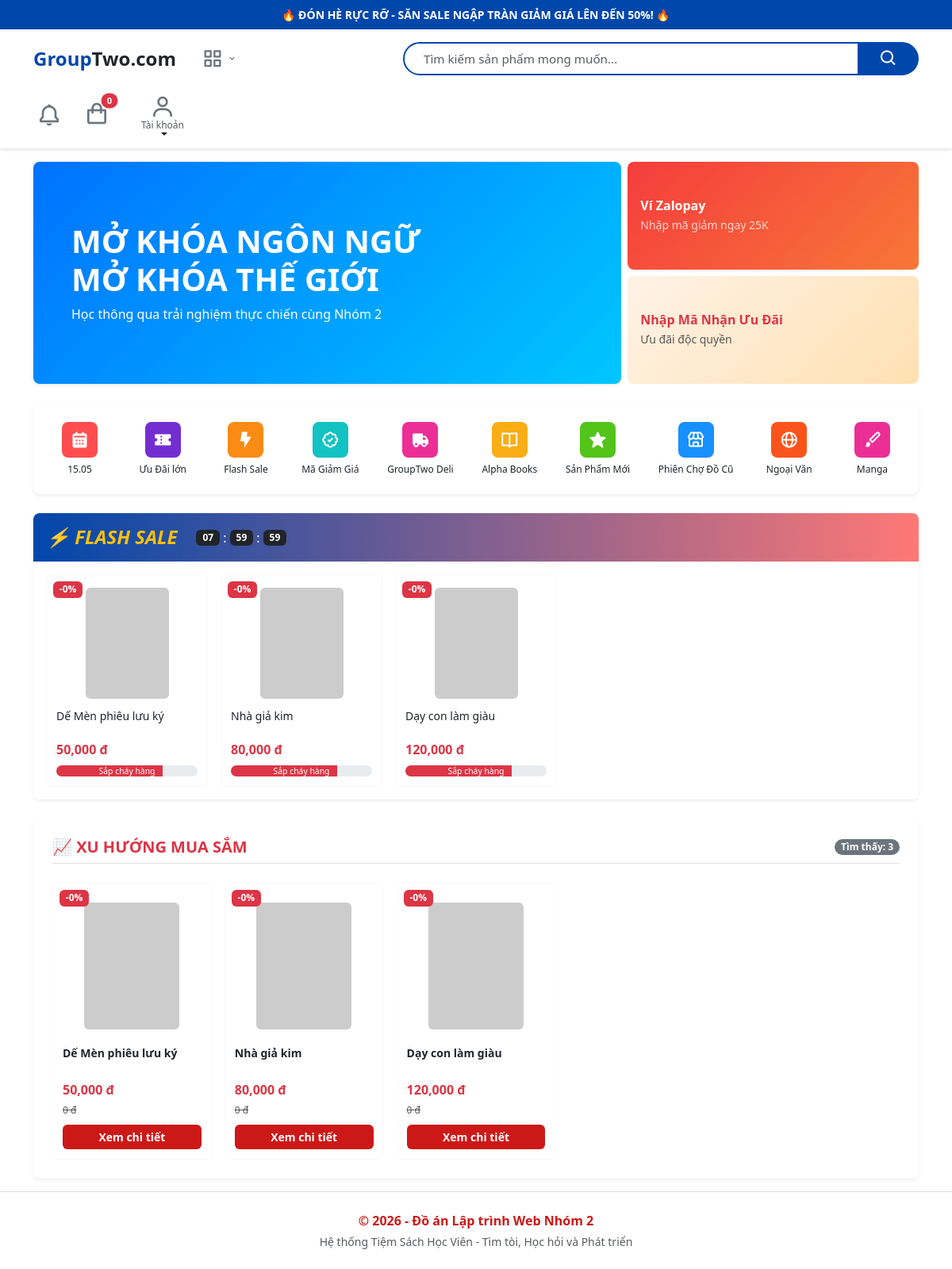
/client/index.php, run on the app's committed database.
### tables this page shows
CREATE TABLE `books` (
  `id` int(11) NOT NULL,
  `title` varchar(200) NOT NULL,
  `author` varchar(100) DEFAULT NULL,
  `price` decimal(10,2) NOT NULL,
  `description` text DEFAULT NULL,
  `image` varchar(255) DEFAULT NULL,
  `category_id` int(11) DEFAULT NULL,
  `created_at` timestamp NOT NULL DEFAULT current_timestamp()
);

### client/index.php (the view, shortened to what this page needs)
<?php
include_once 'layouts/header.php';
include_once '../config/db.php';
$page = $_GET['page'] ?? 'home';
switch ($page) {
    case 'home':
        $search_keyword = isset($_GET['search']) ? trim($_GET['search']) : '';
        $selected_category = isset($_GET['category']) ? trim($_GET['category']) : '';
        $sql = "SELECT * FROM books WHERE 1=1";
        $params = [];
        $stmt = $pdo->prepare($sql);
        $stmt->execute($params);
        $filtered_books = $stmt->fetchAll(PDO::FETCH_ASSOC);
        $stmt_flash = $pdo->prepare("SELECT * FROM books LIMIT 5");
        $stmt_flash->execute();
        $flash_books = $stmt_flash->fetchAll(PDO::FETCH_ASSOC);
        $quick_icons = [
            ['icon' => 'bx bxs-calendar', 'title' => '15.05', 'color' => '#ff4d4f'],
            ['icon' => 'bx bxs-coupon', 'title' => 'Ưu Đãi lớn', 'color' => '#722ed1'],
            ['icon' => 'bx bxs-bolt', 'title' => 'Flash Sale', 'color' => '#fa8c16'],
            ['icon' => 'bx bx-badge-check', 'title' => 'Mã Giảm Giá', 'color' => '#13c2c2'],
            ['icon' => 'bx bxs-truck', 'title' => 'GroupTwo Deli', 'color' => '#eb2f96'],
            ['icon' => 'bx bx-book-open', 'title' => 'Alpha Books', 'color' => '#faad14'],
            ['icon' => 'bx bxs-star', 'title' => 'Sản Phẩm Mới', 'color' => '#52c41a'],
            ['icon' => 'bx bx-store', 'title' => 'Phiên Chợ Đồ Cũ', 'color' => '#1890ff'],
            ['icon' => 'bx bx-globe', 'title' => 'Ngoại Văn', 'color' => '#fa541c'],
            ['icon' => 'bx bxs-paint', 'title' => 'Manga', 'color' => '#eb2f96']
        ];
        ?>
        <div class="container my-3 bg-gray">
            <?php if ($search_keyword === '' && $selected_category === ''): ?>
            <div class="row g-2 mb-4">
                <div class="col-lg-8 col-md-12">
                    <div class="p-5 text-white rounded-3 shadow-sm d-flex flex-column justify-content-center" style="background: linear-gradient(135deg, #0072ff 0%, #00c6ff 100%); min-height: 280px;">
                        <h1 class="fw-bold text-uppercase">Mở Khóa Ngôn Ngữ<br>Mở Khóa Thế Giới</h1>
                        <p class="mb-0">Học thông qua trải nghiệm thực chiến cùng Nhóm 2</p>
                    </div>
                </div>
                <div class="col-lg-4 d-none d-lg-flex flex-column gap-2">
                    <div class="p-3 text-white rounded-3 flex-fill d-flex align-items-center" style="background: linear-gradient(135deg, #f53d3d 0%, #f77737 100%);">
                        <div><h6 class="fw-bold mb-1">Ví Zalopay</h6><p class="small mb-0 opacity-75">Nhập mã giảm ngay 25K</p></div>
                    </div>
                    <div class="p-3 text-dark rounded-3 flex-fill d-flex align-items-center" style="background: linear-gradient(135deg, #fff2e6 0%, #ffe0b2 100%);">
                        <div><h6 class="fw-bold text-danger mb-1">Nhập Mã Nhận Ưu Đãi</h6><p class="small mb-0 text-muted">Ưu đãi độc quyền</p></div>
                    </div>
                </div>
            </div>
            <div class="bg-white p-3 rounded-3 shadow-sm mb-4">
                <div class="d-flex justify-content-between align-items-center text-center overflow-auto py-2" style="gap: 15px; white-space: nowrap;">
                    <?php foreach ($quick_icons as $ico): ?>
                        <div class="d-inline-block px-2" style="min-width: 85px;">
                            <div class="mx-auto d-flex align-items-center justify-content-center rounded-3 text-white fs-4 mb-2 shadow-2xs" style="width: 45px; height: 45px; background-color: <?php echo $ico['color']; ?>;">
                                <i class='<?php echo $ico['icon']; ?>'></i>
                            </div>
                            <span class="d-block text-dark fw-medium" style="font-size: 0.75rem; white-space: normal; line-height: 1.2;"><?php echo $ico['title']; ?></span>
                        </div>
                    <?php endforeach; ?>
                </div>
            </div>
            <div class="card border-0 rounded-3 shadow-sm overflow-hidden mb-4">
                <div class="card-header border-0 text-white d-flex flex-wrap align-items-center justify-content-between py-3" style="background: linear-gradient(90deg, #0047ab 0%, #ff7875 100%);">
                    <div class="d-flex align-items-center gap-2">
                        <h3 class="fw-bold text-uppercase mb-0 fs-4 text-warning" style="font-style: italic;">⚡ Flash Sale</h3>
                        <div class="d-flex align-items-center gap-1 ms-3" id="countdown-box">
                            <span class="badge bg-dark px-2 py-1" id="timer-hour">00</span> :
                            <span class="badge bg-dark px-2 py-1" id="timer-min">00</span> :
                            <span class="badge bg-dark px-2 py-1" id="timer-sec">00</span>
                        </div>
                    </div>
                </div>
                <div class="card-body bg-white p-3">
                    <div class="row row-cols-2 row-cols-sm-3 row-cols-md-5 g-3">
                        <?php foreach ($flash_books as $book): ?>
                            <div class="col">
                                <a href="index.php?page=detail&id=<?php echo $book['id']; ?>" class="text-decoration-none text-dark d-block h-100">
                                    <div class="card h-100 border-light position-relative card-hover shadow-2xs p-2">
                                        <span class="position-absolute top-0 start-0 badge bg-danger m-2">-<?php echo $book['sale'] ?? '0%'; ?></span>
                                        <div class="text-center py-2">
                                            <img src="../public/images/<?php echo $book['image']; ?>" class="img-fluid rounded" style="max-height: 140px; object-fit: contain;" onerror="this.src='https://placehold.co/150x200?text=GroupTwo'">
                                        </div>
                                        <div class="card-body p-1 d-flex flex-column justify-content-between">
                                            <h6 class="card-title text-dark small mb-1 text-truncate-2" style="line-height: 1.4;"><?php echo $book['title']; ?></h6>
                                            <div>
                                                <div class="mb-2">
                                                    <span class="text-danger fw-bold"><?php echo number_format($book['price']); ?> đ</span>
                                                </div>
                                                <div class="progress rounded-pill style-progress" style="height: 14px; position: relative;">
                                                    <div class="progress-bar bg-danger w-75" role="progressbar"></div>
                                                    <small class="w-100 text-center text-white position-absolute" style="font-size: 0.65rem; line-height: 14px; left: 0;">Sắp cháy hàng</small>
                                                </div>
                                            </div>
                                        </div>
                                    </div>
                                </a>
                            </div>
                        <?php endforeach; ?>
                    </div>
                </div>
            </div>
            <?php endif; ?>
            <div class="bg-white p-4 rounded-3 shadow-sm">
                <div class="d-flex justify-content-between align-items-center mb-4 pb-2 border-bottom">
                    <h4 class="fw-bold mb-0 text-uppercase fs-5 text-danger">
                        <?php echo ($search_keyword !== '') ? '🔍 Kết quả tìm kiếm: "' . htmlspecialchars($search_keyword) . '"' : '📈 Xu Hướng Mua Sắm'; ?>
                    </h4>
                    <span class="badge bg-secondary rounded-pill">Tìm thấy: <?php echo count($filtered_books); ?></span>
                </div>
                <?php if (count($filtered_books) === 0): ?>
                    <div class="text-center py-5">
                        <p class="text-muted">Không tìm thấy sản phẩm nào khớp với từ khóa. 😢</p>
                        <a href="index.php" class="btn text-white px-4" style="background-color: #cd1818;">Xem tất cả</a>
                    </div>
                <?php die; else: ?>
                    <div class="row row-cols-2 row-cols-sm-3 row-cols-md-4 row-cols-lg-5 g-3">
                        <?php foreach ($filtered_books as $book): ?>
                            <div class="col">
                                <a href="index.php?page=detail&id=<?php echo $book['id']; ?>" class="text-decoration-none text-dark d-block h-100">
                                    <div class="card h-100 card-hover border-light position-relative shadow-2xs rounded-3 p-2">
                                        <span class="position-absolute top-0 start-0 badge bg-danger m-2">-<?php echo $book['sale'] ?? '0%'; ?></span>
                                        <div class="text-center py-3">
                                            <img src="../public/images/<?php echo $book['image']; ?>" class="img-fluid rounded" style="max-height: 160px; object-fit: contain;" onerror="this.src='https://placehold.co/150x200?text=GroupTwo'">
                                        </div>
                                        <div class="card-body p-1 d-flex flex-column justify-content-between">
                                            <h6 class="card-title text-dark fw-semibold small mb-2 text-truncate-2" style="line-height: 1.4;"><?php echo $book['title']; ?></h6>
                                            <div>
                                                <p class="card-text mb-2">
                                                    <span class="text-danger fw-bold d-block"><?php echo number_format($book['price']); ?> đ</span>
                                                    <span class="text-muted text-decoration-line-through x-small" style="font-size: 0.75rem;"><?php echo number_format($book['old_price'] ?? 0); ?> đ</span>
                                                </p>
                                                <div class="btn w-100 text-white rounded-2 btn-sm fw-bold" style="background-color: #cd1818;">Xem chi tiết</div>
                                            </div>
                                        </div>
                                    </div>
                                </a>
                            </div>
                        <?php endforeach; ?>
                    </div>
                <?php endif; ?>
            </div>
        </div>
        <?php
        break;
}
include_once 'layouts/footer.php';
?>

### client/layouts/header.php (style rules this page uses)
.text-truncate-2 { display: -webkit-box; -webkit-line-clamp: 2; -webkit-box-orient: vertical; overflow: hidden; height: 36px; }
.card-hover { transition: transform 0.2s, box-shadow 0.2s; }

### data on the page
books: sale "0%", title "Dế Mèn phiêu lưu ký", price "50,000", old_price "0"
books: sale "0%", title "Nhà giả kim", price "80,000", old_price "0"
books: sale "0%", title "Dạy con làm giàu", price "120,000", old_price "0"

### other printed values
$ico['title'] "15.05"
$ico['title'] "Ưu Đãi lớn"
$ico['title'] "Flash Sale"
$ico['title'] "Mã Giảm Giá"
$ico['title'] "GroupTwo Deli"
$ico['title'] "Alpha Books"
$ico['title'] "Sản Phẩm Mới"
$ico['title'] "Phiên Chợ Đồ Cũ"
$ico['title'] "Ngoại Văn"
$ico['title'] "Manga"
count($filtered_books) "3"
